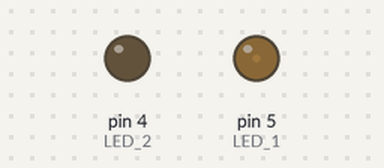
The sketch below on a simulated Arduino Uno, built with avr-gcc and run on an emulated ATmega328P. Shown: output pins drawn as LEDs (lit = HIGH).

Above: at 0.15 s.
At 10.06 s:
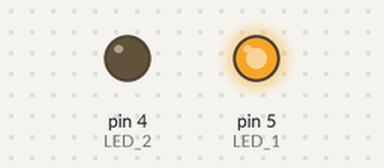
At 21.63 s:
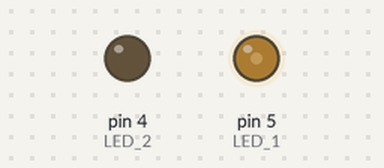
At 32.7 s:
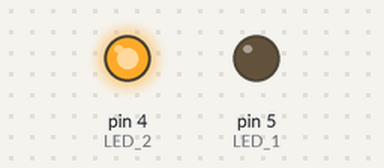
Timing chart, 0 to 34.2 s (numbered marks = the images above):
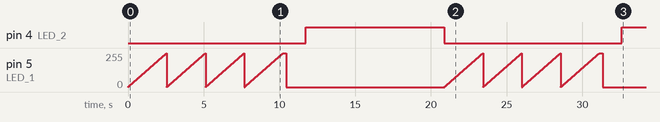

Measured:
- by itself, pin 4 (LED_2): LOW → HIGH at 11.7 s, → LOW 9.2 s later, → HIGH 11.7 s later
- by itself, pin 5 (LED_1): moves between 0/255 and 255/255, repeating every 2.6 s

The sketch:

PrimeiroPWM.ino
```cpp
// Pela numeração do GPIO:
#define LED_1   5
#define LED_2   4

void setup()
{
  // Configura pinos como saída
  pinMode(LED_1, OUTPUT);
  pinMode(LED_2, OUTPUT);
}


void loop()
{
  // Aumenta o brilho gradualmente primeiro led
  digitalWrite(LED_2, LOW);
  for(uint16_t i = 0; i < 1023; i++)
  {
    analogWrite(LED_1, i);
    delay(10);
  }
  delay(200);
// Aumenta o brilho gradualmente segundo led
  digitalWrite(LED_1, LOW);
  for(uint16_t i = 0; i < 1023; i++)
  {
    analogWrite(LED_2, i);
    delay(10);
  }
  delay(200);
}
```
